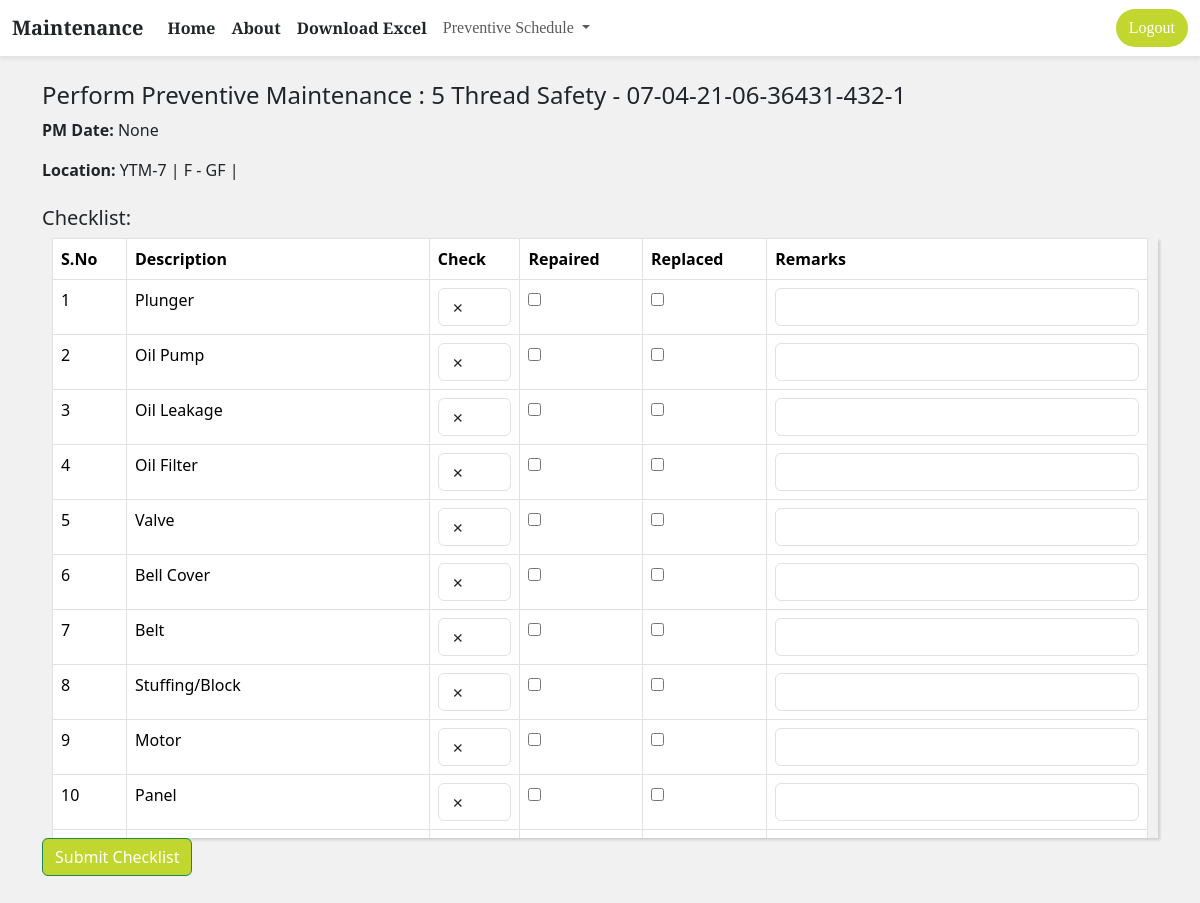
Screenshot of /perform_pm/5 (signed in) with the database file from the repository.
### app.py (models this page shows, shortened)
class Todo(db.Model):
    sno = db.Column(db.Integer, primary_key=True)
    category = db.Column(db.String(200), nullable=True)
    desc = db.Column(db.String(500), nullable=True)
    tag = db.Column(db.String(500), nullable=True)
    unit = db.Column(db.String(500), nullable=True)
    building = db.Column(db.String(500), nullable=True)
    floor = db.Column(db.String(500), nullable=True)
    serial = db.Column(db.String(500), nullable=True)
    date = db.Column(db.String(500), nullable=True)
    home = db.Column(db.String(500),nullable=True)
    status = db.Column(db.String(500), nullable=True)
    brand = db.Column(db.String(500), nullable=True)
    model = db.Column(db.String(500), nullable=True)
    pm_date = db.Column(db.Date)
    pm_status = db.Column(db.String(20), default="Pending")  # "Pending" or "Done"
    checklist = db.Column(db.Text)  # JSON or plain text data of checklist

### app.py (the view, shortened to what this page needs)
@app.route("/perform_pm/<int:sno>", methods=["GET", "POST"])
@login_required
def perform_pm(sno):
    return_url = request.args.get("return_url", "/")  # default fallback
    todo = Todo.query.get_or_404(sno)
    if current_user.role != 'master' and todo.unit != current_user.unit:
        flash("Unauthorized", "danger")
        return redirect(return_url)
    CHECKLIST_ITEMS = [
        "Plunger", "Oil Pump", "Oil Leakage", "Oil Filter", "Valve",
        "Bell Cover", "Belt", "Stuffing/Block", "Motor", "Panel",
        "Bobbin Case", "Boot/Boot Screw", "Tension Spring", "Main Cam", "Push Rod",
        "Needle Plate", "Pressure Spring", "Tension Rod", "Residual Thread", "Cleaning",
        "Machine Safety Equipment", "Needle Drag", "Check Drag", "Hydraulic pipe"
    ]
    return render_template("perform_pm.html", todo=todo, checklist_items=CHECKLIST_ITEMS, return_url=return_url)

### app.py (called while the page is built)
@login_manager.user_loader
def load_user(user_id):
    return User.query.get(int(user_id))

### templates/perform_pm.html (shortened to what this page needs)
{% extends "base.html" %}
{% block body %}
<div class="container mt-4">
    <h4>Perform Preventive Maintenance : {{ todo.desc }} - {{ todo.tag }}</h4>
    <p><strong>PM Date:</strong> {{ todo.pm_date }}</p>
    <p><strong>Location:</strong> {{ todo.unit }} | {{ todo.building }} - {{ todo.floor }} |</p>
    {% if todo.pm_status == "Done" %}
    <div class="alert alert-success">This machine has already been serviced.</div>
    <p><strong>Checklist Notes:</strong><br>{{ todo.checklist }}</p>
    {% else %}
    <form method="POST">
        <div class="form-group">
            <h5 class="mt-4">Checklist:</h5>
            <form method="POST">
                <div class="table-responsive-custom">
                    <table class="table table-bordered">
                        <thead>
                            <tr>
                                <th>S.No</th>
                                <th>Description</th>
                                <th>Check</th>
                                <th>Repaired</th>
                                <th>Replaced</th>
                                <th>Remarks</th>
                            </tr>
                        </thead>
                        <tbody>
                            {% for item in checklist_items %}
                            <tr>
                                <td>{{ loop.index }}</td>
                                <td>{{ item }}</td>
                                <td>
                                    <select name="check_{{ loop.index }}" class="form-control">
                                        <option value="✗">✗</option>
                                    </select>
                                </td>
                                <td><input name="repaired_{{ loop.index }}" type="checkbox" value="yes"></td>
                                <td><input name="replaced_{{ loop.index }}" type="checkbox" value="yes"></td>
                                <td><input name="remarks_{{ loop.index }}" type="text" class="form-control"></td>
                            </tr>
                            {% endfor %}
                        </tbody>
                    </table>
                </div>
                <button type="submit" class="btn btn-success">Submit Checklist</button>
            </form>
        </div>
    </form>
    {% endif %}
</div>
{% endblock body %}

### templates/base.html (style rules this page uses)
body { margin: 0; padding: 0; box-sizing: border-box; background-color: #f1f1f1; }
.btn { background-color: #c1d62e; color: #fff; }
.table-responsive-custom { width: 100%; overflow-x: auto; max-height: 600px; overflow-y: auto; padding-left: 10px; padding-right: 10px; box-shadow: rgba(0, 0, 0, 0.15) 1.95px 1.95px 2.6px; }

### rows the page displays
Todo: desc "5 Thread Safety", tag "07-04-21-06-36431-432-1", pm_date "None", unit "YTM-7", building "F", floor "GF"

### other values shown
{{ item }} "Plunger" "Oil Pump" "Oil Leakage" "Oil Filter" "Valve" "Bell Cover" "Belt" "Stuffing/Block" "Motor" "Panel"
